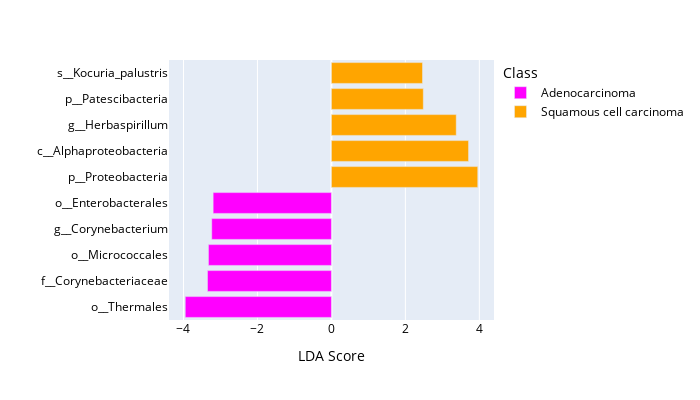
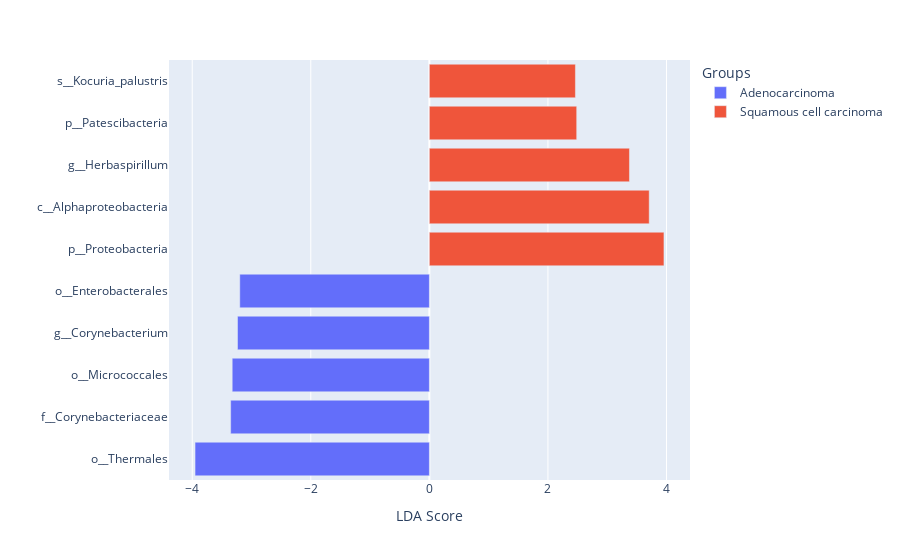

Here is the notebook cell these charts were saved with, in order:
### Code cell
Class="Lung cancer subtypes"

lefse_data_2 = lefse_data[abs(lefse_data["scores"])>=Lda_threshold]

fig = px.bar(lefse_data_2, x='scores', y='Names',orientation='h',color="Class",
             hover_name="Class", color_discrete_sequence=["magenta", "orange"],
             labels=dict(Names="", scores="LDA Score"))

#pio.write_image(fig, 'plot_all_2.svg',scale=7, width=600, height=600)


fig.update_layout(
    autosize=False,
    width=700,
    height=400,
    font_color="black",
   )

fig.show()


fig.write_image("lefse_otu.pdf")
fig.write_image("lefse_otu.svg")

fig.write_image("lefse_otu.png")

fig = px.bar(lefse_data_2, x='scores', y='Names',orientation='h',color="Class",labels=dict(Names="", scores="LDA Score", Class="Groups"))
pio.write_image(fig, 'plot_all_2.svg',scale=7, width=600, height=400)
fig.show()

### Figure 1 — Plotly figure (JSON) as saved in the notebook; plotly's stock layout.template omitted (floating-point values rounded to 4 significant figures)
{"data": [{"alignmentgroup": "True", "hovertemplate": "<b>%{hovertext}</b><br><br>Class=Adenocarcinoma<br>LDA Score=%{x}<br>=%{y}<extra></extra>", "hovertext": ["Adenocarcinoma", "Adenocarcinoma", "Adenocarcinoma", "Adenocarcinoma", "Adenocarcinoma"], "legendgroup": "Adenocarcinoma", "marker": {"color": "magenta", "pattern": {"shape": ""}}, "name": "Adenocarcinoma", "offsetgroup": "Adenocarcinoma", "orientation": "h", "showlegend": true, "textposition": "auto", "type": "bar", "x": [-3.952, -3.352, -3.326, -3.236, -3.198], "xaxis": "x", "y": ["o__Thermales", "f__Corynebacteriaceae", "o__Micrococcales", "g__Corynebacterium", "o__Enterobacterales"], "yaxis": "y"}, {"alignmentgroup": "True", "hovertemplate": "<b>%{hovertext}</b><br><br>Class=Squamous cell carcinoma<br>LDA Score=%{x}<br>=%{y}<extra></extra>", "hovertext": ["Squamous cell carcinoma", "Squamous cell carcinoma", "Squamous cell carcinoma", "Squamous cell carcinoma", "Squamous cell carcinoma"], "legendgroup": "Squamous cell carcinoma", "marker": {"color": "orange", "pattern": {"shape": ""}}, "name": "Squamous cell carcinoma", "offsetgroup": "Squamous cell carcinoma", "orientation": "h", "showlegend": true, "textposition": "auto", "type": "bar", "x": [3.957, 3.709, 3.375, 2.485, 2.464], "xaxis": "x", "y": ["p__Proteobacteria", "c__Alphaproteobacteria", "g__Herbaspirillum", "p__Patescibacteria", "s__Kocuria_palustris"], "yaxis": "y"}], "layout": {"autosize": false, "barmode": "relative", "font": {"color": "black"}, "height": 400, "legend": {"title": {"text": "Class"}, "tracegroupgap": 0}, "margin": {"t": 60}, "width": 700, "xaxis": {"anchor": "y", "autorange": true, "domain": [0, 1], "range": [-4.392, 4.397], "title": {"text": "LDA Score"}, "type": "linear"}, "yaxis": {"anchor": "x", "autorange": true, "domain": [0, 1], "range": [-0.5, 9.5], "title": {"text": ""}, "type": "category"}}}

### Figure 2 — Plotly figure (JSON) as saved in the notebook; plotly's stock layout.template omitted (floating-point values rounded to 4 significant figures)
{"data": [{"alignmentgroup": "True", "hovertemplate": "Groups=Adenocarcinoma<br>LDA Score=%{x}<br>=%{y}<extra></extra>", "legendgroup": "Adenocarcinoma", "marker": {"color": "#636efa", "pattern": {"shape": ""}}, "name": "Adenocarcinoma", "offsetgroup": "Adenocarcinoma", "orientation": "h", "showlegend": true, "textposition": "auto", "type": "bar", "x": [-3.952, -3.352, -3.326, -3.236, -3.198], "xaxis": "x", "y": ["o__Thermales", "f__Corynebacteriaceae", "o__Micrococcales", "g__Corynebacterium", "o__Enterobacterales"], "yaxis": "y"}, {"alignmentgroup": "True", "hovertemplate": "Groups=Squamous cell carcinoma<br>LDA Score=%{x}<br>=%{y}<extra></extra>", "legendgroup": "Squamous cell carcinoma", "marker": {"color": "#EF553B", "pattern": {"shape": ""}}, "name": "Squamous cell carcinoma", "offsetgroup": "Squamous cell carcinoma", "orientation": "h", "showlegend": true, "textposition": "auto", "type": "bar", "x": [3.957, 3.709, 3.375, 2.485, 2.464], "xaxis": "x", "y": ["p__Proteobacteria", "c__Alphaproteobacteria", "g__Herbaspirillum", "p__Patescibacteria", "s__Kocuria_palustris"], "yaxis": "y"}], "layout": {"autosize": true, "barmode": "relative", "legend": {"title": {"text": "Groups"}, "tracegroupgap": 0}, "margin": {"t": 60}, "xaxis": {"anchor": "y", "autorange": true, "domain": [0, 1], "range": [-4.392, 4.397], "title": {"text": "LDA Score"}, "type": "linear"}, "yaxis": {"anchor": "x", "autorange": true, "domain": [0, 1], "range": [-0.5, 9.5], "title": {"text": ""}, "type": "category"}}}
